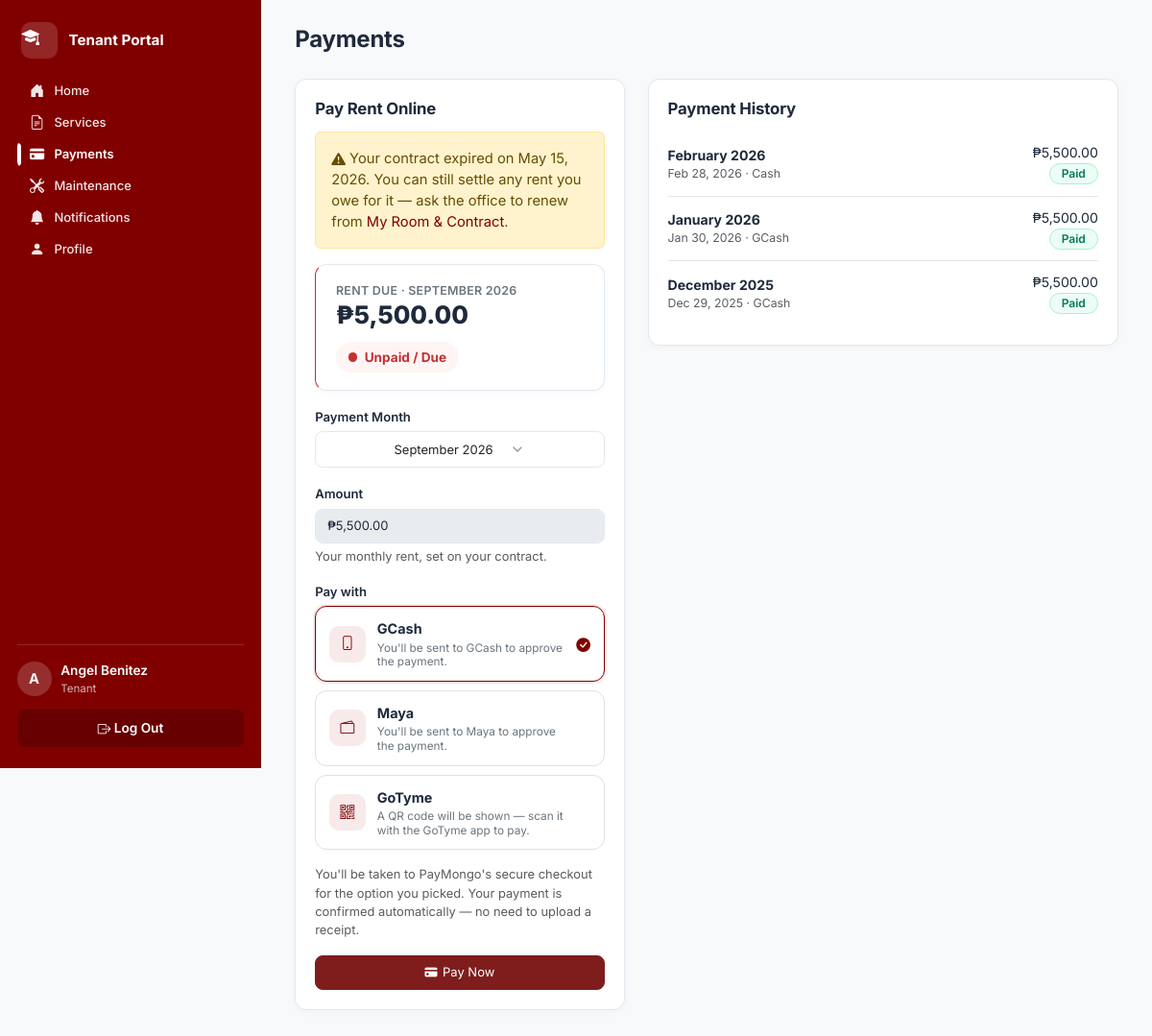
The page /tenant/payments.php (signed in) on the database its author committed.
### tables this page shows
CREATE TABLE contracts (
  contract_id      INT UNSIGNED AUTO_INCREMENT PRIMARY KEY,
  tenant_id        INT UNSIGNED NOT NULL,
  room_id          INT UNSIGNED NOT NULL,
  monthly_rent     DECIMAL(10,2) NOT NULL,
  security_deposit DECIMAL(10,2) NOT NULL DEFAULT 0,
  contract_start   DATE NOT NULL,
  contract_end     DATE NOT NULL,
  contract_status  ENUM('Active','Expiring Soon','Expired','Terminated')
                   NOT NULL DEFAULT 'Active',
  contract_file    VARCHAR(255) DEFAULT NULL,  
   
   
   
  renewal_requested_at DATETIME DEFAULT NULL,   
  last_renewed_at      DATETIME DEFAULT NULL,
  renewal_count        INT UNSIGNED NOT NULL DEFAULT 0,
  terminated_at        DATETIME DEFAULT NULL,
  termination_reason   TEXT DEFAULT NULL,
  created_at       TIMESTAMP NOT NULL DEFAULT CURRENT_TIMESTAMP,
  CONSTRAINT fk_contract_tenant FOREIGN KEY (tenant_id) REFERENCES tenants(tenant_id) ON DELETE CASCADE,
  CONSTRAINT fk_contract_room   FOREIGN KEY (room_id)   REFERENCES dorm_rooms(room_id),
  INDEX idx_contract_status (contract_status),
  INDEX idx_contract_end (contract_end)
);

CREATE TABLE payments (
  payment_id        INT UNSIGNED AUTO_INCREMENT PRIMARY KEY,
  contract_id       INT UNSIGNED NOT NULL,
  tenant_id         INT UNSIGNED NOT NULL,
  payment_amount    DECIMAL(10,2) NOT NULL,
  payment_for_month VARCHAR(20)  DEFAULT NULL,   
  payment_date      DATE DEFAULT NULL,
  due_date          DATE DEFAULT NULL,
  payment_status    ENUM('Pending','Paid','Overdue','Failed') NOT NULL DEFAULT 'Pending',
  payment_method    VARCHAR(50) DEFAULT NULL,      
  reference_no      VARCHAR(100) DEFAULT NULL,
  receipt_file      VARCHAR(255) DEFAULT NULL,
  paymongo_checkout_id VARCHAR(100) DEFAULT NULL,  
  paymongo_payment_id  VARCHAR(100) DEFAULT NULL,  
  webhook_received_at  TIMESTAMP NULL DEFAULT NULL,
  reminder_sent     BOOLEAN NOT NULL DEFAULT FALSE,
  created_at        TIMESTAMP NOT NULL DEFAULT CURRENT_TIMESTAMP,
  CONSTRAINT fk_payment_contract FOREIGN KEY (contract_id) REFERENCES contracts(contract_id) ON DELETE CASCADE,
  CONSTRAINT fk_payment_tenant   FOREIGN KEY (tenant_id)   REFERENCES tenants(tenant_id) ON DELETE CASCADE,
  INDEX idx_payment_status (payment_status),
  INDEX idx_payment_due (due_date),
  UNIQUE INDEX idx_payment_paymongo_checkout (paymongo_checkout_id)
);

### includes/auth.php (called while the page is built, shortened)
<?php
function current_role(): ?string
{
    return $_SESSION['role'] ?? null;
}
function current_user_id(): ?int
{
    return $_SESSION['user_id'] ?? null;
}
function current_tenant(): ?array
{
    static $tenant = false;
    if ($tenant === false) {
        if (current_role() !== 'tenant') {
            $tenant = null;
        } else {
            $stmt = get_db()->prepare('SELECT * FROM tenants WHERE user_id = ?');
            $stmt->execute([current_user_id()]);
            $tenant = $stmt->fetch() ?: null;
        }
    }
    return $tenant;
}

### config/database.php (called while the page is built, shortened)
<?php
function get_db(): PDO
{
    static $pdo = null;
    if ($pdo === null) {
        $dsn = 'mysql:host=' . DB_HOST . ';dbname=' . DB_NAME . ';charset=utf8mb4';
        $options = [
            PDO::ATTR_ERRMODE            => PDO::ERRMODE_EXCEPTION,
            PDO::ATTR_DEFAULT_FETCH_MODE => PDO::FETCH_ASSOC,
            PDO::ATTR_EMULATE_PREPARES   => false,
        ];
        try {
            $pdo = new PDO($dsn, DB_USER, DB_PASS, $options);
            $pdo->exec("SET time_zone = '+08:00'");
        } catch (PDOException $e) {
            error_log('Database connection failed: ' . $e->getMessage());
            http_response_code(500);
            die('Database connection failed. Did you import database/schema.sql, '
              . 'and does config/database.php match your MySQL credentials? '
              . 'Check the PHP error log for the exact database error.');
        }
    }
    return $pdo;
}

### includes/functions.php (called while the page is built, shortened)
<?php
function clean(?string $value): string
{
    return htmlspecialchars(trim($value ?? ''), ENT_QUOTES, 'UTF-8');
}
function peso($amount): string
{
    return '₱' . number_format((float) $amount, 2);
}
function status_badge_class(string $status): string
{
    $map = [
        'Active'      => 'info',
        'Paid'        => 'success',
        'Approved'    => 'success',
        'Completed'   => 'success',
        'Available'   => 'success',
        'Pending'     => 'warning',
        'Ongoing'     => 'info',
        'Reserved'    => 'info',
        'Expiring Soon' => 'warning',
        'Overdue'     => 'danger',
        'Failed'      => 'danger',
        'Evicted'     => 'danger',
        'Declined'    => 'danger',
        'Rejected'    => 'danger',
        'Expired'     => 'danger',
        'Terminated'  => 'danger',
        'Occupied'    => 'secondary',
        'Checked Out' => 'secondary',
        'Under Maintenance' => 'secondary',
    ];
    return $map[$status] ?? 'secondary';
}
function days_until(string $date): int
{
    $target = new DateTime($date);
    $today  = new DateTime('today');
    return (int) $today->diff($target)->format('%r%a');
}
function tenant_current_contract(PDO $db, int $tenantId): ?array
{
    $stmt = $db->prepare("
        SELECT * FROM contracts
        WHERE tenant_id = ? AND contract_status IN ('Active','Expiring Soon','Expired')
        ORDER BY FIELD(contract_status,'Active','Expiring Soon','Expired'), contract_end DESC
        LIMIT 1
    ");
    $stmt->execute([$tenantId]);
    return $stmt->fetch() ?: null;
}
function contract_is_expired(?array $contract): bool
{
    return $contract !== null
        && ($contract['contract_status'] === 'Expired' || days_until($contract['contract_end']) < 0);
}
function current_billing_month(): string
{
    return date('F Y');
}
function tenant_rent_status(PDO $db, int $tenantId, ?array $contract = null): array
{
    $month = current_billing_month();
    $stmt = $db->prepare("
        SELECT * FROM payments
        WHERE tenant_id = ?
          AND (
                LOWER(TRIM(COALESCE(payment_for_month,''))) = LOWER(?)
             OR (
                  (payment_for_month IS NULL OR payment_for_month = '')
                  AND DATE_FORMAT(COALESCE(payment_date, due_date, created_at), '%Y-%m') = DATE_FORMAT(CURDATE(), '%Y-%m')
                )
          )
        ORDER BY FIELD(payment_status,'Paid','Overdue','Pending','Failed'), payment_id DESC
        LIMIT 1
    ");
    $stmt->execute([$tenantId, $month]);
    $payment = $stmt->fetch() ?: null;
    return ['state' => 'Due', 'label' => 'Unpaid / Due', 'badge' => 'danger',
            'amount' => (float) $contract['monthly_rent'], 'month' => $month, 'payment' => $payment];
}

### includes/paymongo.php (called while the page is built, shortened)
<?php
function paymongo_online_methods(): array
{
    return [
        'gcash' => [
            'label' => 'GCash',
            'type'  => 'gcash',
            'icon'  => 'bi-phone',
            'hint'  => 'You\'ll be sent to GCash to approve the payment.',
        ],
        'paymaya' => [
            'label' => 'Maya',
            'type'  => 'paymaya',
            'icon'  => 'bi-wallet2',
            'hint'  => 'You\'ll be sent to Maya to approve the payment.',
        ],
        'gotyme' => [
            'label' => 'GoTyme',
            'type'  => 'qrph',
            'icon'  => 'bi-qr-code',
            'hint'  => 'A QR code will be shown — scan it with the GoTyme app to pay.',
        ],
    ];
}
function paymongo_enabled_methods(): array
{
    $all = paymongo_online_methods();
    return array_intersect_key($all, array_flip(PAYMONGO_ENABLED_METHODS));
}

### tenant/payments.php (the view, shortened to what this page needs)
<?php
$db = get_db();
$tenant = current_tenant();
$contract = tenant_current_contract($db, (int) $tenant['tenant_id']);
$contractExpired = contract_is_expired($contract);
$payMethods = paymongo_enabled_methods();
$rent = tenant_rent_status($db, (int) $tenant['tenant_id'], $contract);
$history = $db->prepare('SELECT * FROM payments WHERE tenant_id = ? ORDER BY COALESCE(payment_date, due_date, created_at) DESC');
$history->execute([$tenant['tenant_id']]);
$history = $history->fetchAll();
include __DIR__ . '/../includes/header.php';
?>
<div class="page-header"><div><h1>Payments</h1></div></div>
<div class="row g-4">
  <div class="col-lg-5">
    <div class="panel">
      <div class="panel-header"><h2>Pay Rent Online</h2></div>
      <?php if (!$contract): ?>
        <p class="text-muted py-3">You don't have an active contract yet, so there's nothing to pay against right now.</p>
      <?php else: ?>
        <?php if ($contractExpired): ?>
          <div class="alert alert-warning">
            <i class="bi bi-exclamation-triangle-fill"></i> Your contract expired on <?= clean(date('F j, Y', strtotime($contract['contract_end']))) ?>. You can still settle any rent you owe for it — ask the office to renew from <a href="<?= BASE_URL ?>/tenant/services.php">My Room &amp; Contract</a>.
          </div>
        <?php endif; ?>
        <div class="rent-status-card <?= ['Paid' => 'is-paid', 'Pending' => 'is-pending', 'Overdue' => 'is-due', 'Due' => 'is-due', 'None' => 'is-none'][$rent['state']] ?> mt-0 mb-3">
          <div>
            <div class="rent-status-label"><?= $rent['state'] === 'Paid' ? 'Rent' : 'Rent Due' ?> · <?= clean($rent['month']) ?></div>
            <div class="rent-status-amount"><?= peso($rent['amount']) ?></div>
          </div>
          <span class="rent-status-pill"><span class="rent-status-dot"></span><?= clean($rent['label']) ?></span>
        </div>
        <form method="post">
          <div class="mb-3">
            <label class="form-label">Payment Month</label>
          </div>
          <div class="mb-3">
            <label class="form-label">Amount</label>
            <input type="text" class="form-control" value="<?= peso($contract['monthly_rent']) ?>" disabled>
            <div class="form-text">Your monthly rent, set on your contract.</div>
          </div>
          <?php if (!$payMethods): ?>
            <div class="alert alert-warning mb-0">Online payment isn't available right now. Please pay at the office.</div>
          <?php else: ?>
          <div class="mb-3">
            <label class="form-label">Pay with</label>
            <div class="pay-method-list">
              <?php $firstMethod = true; foreach ($payMethods as $key => $m): ?>
                <label class="pay-method">
                  <span class="pay-method-body">
                    <span class="pay-method-icon"><i class="bi <?= clean($m['icon']) ?>"></i></span>
                    <span class="pay-method-text"><strong><?= clean($m['label']) ?></strong><small><?= clean($m['hint']) ?></small></span>
                    <span class="pay-method-check"><i class="bi bi-check-circle-fill"></i></span>
                  </span>
                </label>
              <?php $firstMethod = false; endforeach; ?>
            </div>
          </div>
          <p class="text-muted small mt-2 mb-0">You'll be taken to PayMongo's secure checkout for the option you picked. Your payment is confirmed automatically — no need to upload a receipt.</p>
          <button type="submit" class="btn btn-danger w-100 mt-3">
            <i class="bi bi-credit-card-fill"></i> Pay Now
          </button>
          <?php endif; ?>
        </form>
      <?php endif; ?>
    </div>
  </div>
  <div class="col-lg-7">
    <div class="panel">
      <div class="panel-header"><h2>Payment History</h2></div>
      <?php foreach ($history as $p): ?>
        <div class="list-row">
          <div>
            <strong><?= clean($p['payment_for_month'] ?: '—') ?></strong>
            <div class="text-muted small"><?= $p['payment_date'] ? clean(date('M j, Y', strtotime($p['payment_date']))) : 'Awaiting confirmation' ?><?= $p['payment_method'] ? ' · ' . clean($p['payment_method']) : '' ?></div>
          </div>
          <div class="text-end">
            <?= peso($p['payment_amount']) ?><br>
            <span class="badge badge-<?= status_badge_class($p['payment_status']) ?>"><?= clean($p['payment_status']) ?></span>
          </div>
        </div>
      <?php endforeach; ?>
    </div>
  </div>
</div>
<?php
include __DIR__ . '/../includes/footer.php';
?>

### assets/css/app-theme.css (style rules this page uses)
.form-control, .form-select, .custom-select-trigger, .btn, .btn-top-action, .btn-action-primary, .btn-action-outline, .btn-action-light, .btn-action-approve, .btn-action-reject { min-height: 36px !important; border-radius: var(--border-radius) !important; font-size: .8125rem !important; box-sizing: border-box !important; transition: all 0.15s ease-in-out !important; }
.badge-success, .badge-approved, .status-approved, [data-status="approved" i] { background: #ecfdf5 !important; color: #047857 !important; border: 1px solid #a7f3d0 !important; }
.btn-danger, .btn-primary { background-color: #7f1d1d !important; border-color: #7f1d1d !important; color: #ffffff !important; }
button, .btn { display: inline-flex !important; align-items: center !important; justify-content: center !important; gap: 0.35rem !important; }

### rows shown on the page
contracts: contract_end "May 15, 2026", monthly_rent "₱5,500.00"
payments: payment_for_month "February 2026", payment_date "Feb 28, 2026", payment_method "Cash", payment_amount "₱5,500.00", payment_status "Paid"
payments: payment_for_month "January 2026", payment_date "Jan 30, 2026", payment_method "GCash", payment_amount "₱5,500.00", payment_status "Paid"
payments: payment_for_month "December 2025", payment_date "Dec 29, 2025", payment_method "GCash", payment_amount "₱5,500.00", payment_status "Paid"

### other values the page prints
$label "Home"
$label "Services"
$label "Payments"
$label "Maintenance"
$label "Notifications"
$label "Profile"
substr($_SESSION['first_name'] ?? '?', 0, 1) "A"
$role "Tenant"
$rent['month'] "SEPTEMBER 2026"
peso($rent['amount']) "₱5,500.00"
$rent['label'] "Unpaid / Due"
$m['label'] "GCash"
$m['hint'] "You'll be sent to GCash to approve the payment."
$m['label'] "Maya"
$m['hint'] "You'll be sent to Maya to approve the payment."
